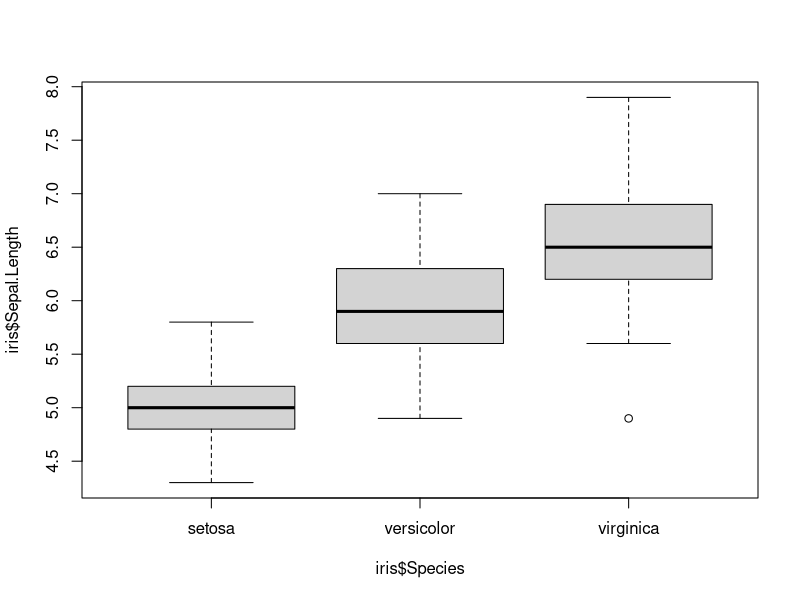
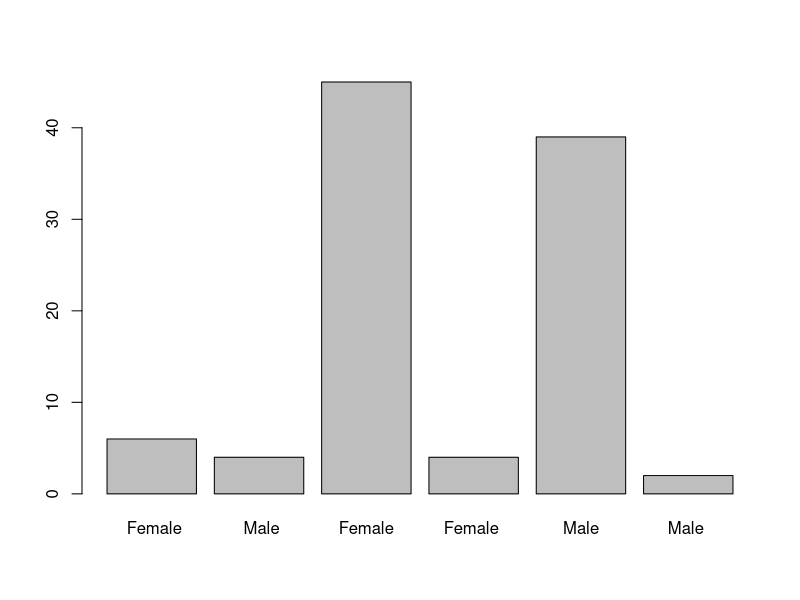
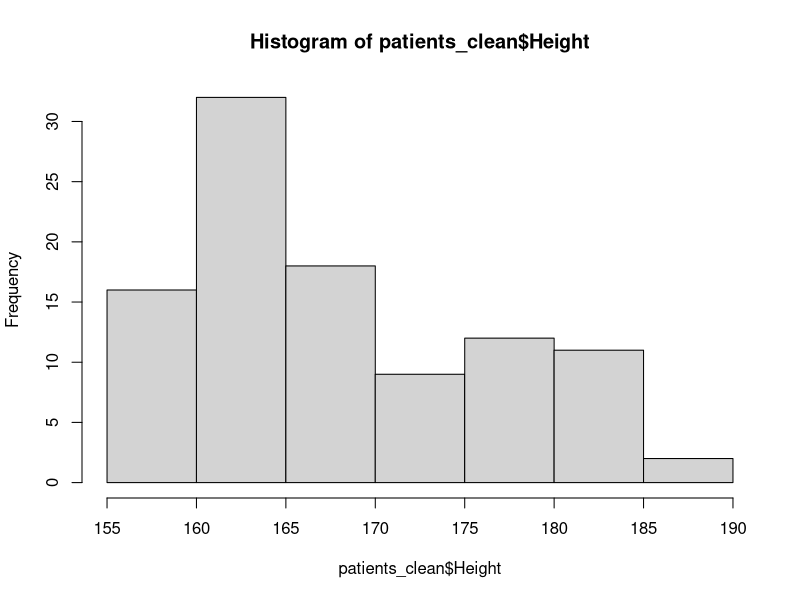

Here is the R script that generated these plots, in order:
## ---- chunk 1
iris
## ---- chunk 2
boxplot(iris$Sepal.Length~iris$Species)
## ---- chunk 3
mod <- aov(iris$Petal.Length~iris$Species)
anova(mod)
## ---- chunk 4
untidy <- read.delim("tidyr-example.txt")
untidy
## ---- chunk 5
library(tidyr)
gather(untidy, Treatment, Result, treatmenta, treatmentb)
## ---- chunk 6
gather(untidy, Treatment, Result, -Name)
## ---- chunk 7
gather(untidy, Treatment, Result, 2:3)
## ---- chunk 8
untidy
tidy <- gather(untidy, Treatment, Result, treatmenta, treatmentb)
## ---- chunk 9
messyData <- read.delim("clinicalData.txt")
messyData
## ---- chunk 10
### Your answer here...

## ---- chunk 11
## Example of spread and separate

## ---- chunk 12
patients <- read.delim("patient-data.txt")
## ---- chunk 13
library(dplyr)
patients <- tbl_df(patients)
patients
## ---- chunk 14
glimpse(patients)
## ---- chunk 15
patients$Name
## ---- chunk 16
patients[,c("Name","Race")]
## ---- chunk 17
select(patients, Name)
## ---- chunk 18
select(patients, Name, Race)
## ---- chunk 19
select(patients, -Name)
## ---- chunk 20
select(patients, Name:Sex)
## ---- chunk 21
select(patients, starts_with("Grade"))
## ---- chunk 22
### Your answer here, or in 2.dplyr-intro-exercises.Rmd ## 

## ---- chunk 23
barplot(table(patients$Sex))
## ---- chunk 24
### Print the variable as a character string and show the number of characters in each entry ###
patients$Sex
nchar(as.character(patients$Sex))
## ---- chunk 25
library(stringr)
str_trim(patients$Sex)
## ---- chunk 26
mutate(patients, Sex2 = str_trim(Sex))
mutate(patients, Sex = str_trim(Sex))
## ---- chunk 27
patients_clean <- mutate(patients, Sex = factor(str_trim(Sex)))
patients_clean
## ---- chunk 28
select(patients,Height)
## ---- chunk 29
mutate(patients_clean, Height= str_replace_all(Height,pattern = "cm",""))
## ---- chunk 30
patients_clean <- mutate(patients_clean, Height= as.numeric(str_replace_all(Height,pattern = "cm","")))
hist(patients_clean$Height)
## ---- chunk 31

## Your answer here or 2.dplyr-intro-exercises.Rmd

## ---- chunk 32
str_pad(patients$ID,pad = "0",width=15)
patients_clean <- mutate(patients_clean, ID=str_pad(ID,pad = "0",width=15))
## ---- chunk 33
patients_clean <- mutate(patients, Sex = factor(str_trim(Sex)),ID=str_pad(ID,pad = "0",width=15))
## ---- chunk 34
str_sub(patients$ID, 1,2)
str_sub(patients$ID, 4,5)
## ---- chunk 35
str_to_lower(patients$Pet)
str_to_upper(patients$Name)
str_to_title(patients$Name)
## ---- chunk 36
select(patients_clean, ID,Name,Date.Entered.Study)
## ---- chunk 37
library(tidyr)
## Currently missing values are represented as a blank string
patients_clean$Date.Entered.Study == ""
## Turn the column into a character
patients_clean <- mutate(patients_clean, Date.Entered.Study = as.character(Date.Entered.Study))
## Replace the blank strings with an NA
patients_clean <- mutate(patients_clean, Date.Entered.Study = ifelse(Date.Entered.Study == "", NA,Date.Entered.Study))
## Now fill will happily fill the missing values for us
patients_clean <- fill(patients_clean,Date.Entered.Study)
select(patients_clean, ID,Name,Date.Entered.Study)
## ---- chunk 38
str_sub(patients$Birth,1,4)
## ---- chunk 39
library(lubridate)
year(patients$Birth)
month(patients$Birth)
## ---- chunk 40

dob <- ymd(patients$Birth)
today <- ymd("20160509")
age <- interval(dob, today) 
as.period(age)

patients_clean <- mutate(patients_clean, Age = year(as.period(age)))
patients_clean
